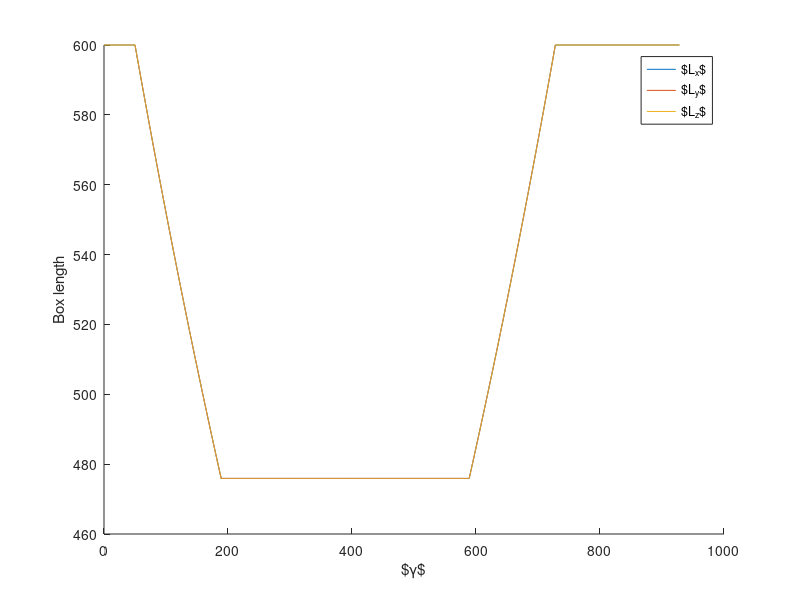
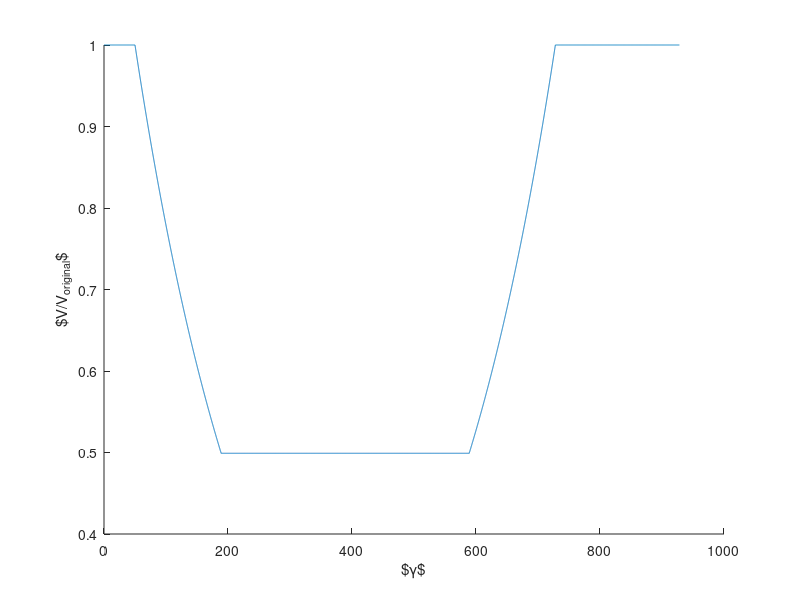

Write the MATLAB code that produced these figures, in order.
clc;
clear;
close all;

%% input from file
% initial box
sidex = 600;
sidey = 600;
sidez = 600; 
% max conc = a * init conc
a = 2;
% volume change by rate*100% in concentrating
rate = 0.0005; 
% write info
box_write=1000;
dt=0.0001;

%% calculate strain in each region
N = ceil(-log(a)/log(1-rate)*dt*box_write); % strain in concentrating or expanding
region1 = 50;           % low conc steady shear
region2 = region1+N;  % concentration
region3 = region2+400;  % high conc steady shear
region4 = region3+N;  % expand
region5 = region4+200;  % low conc steady shear
gammaTot = region5; 


%% allocate array based on needed strain to complete cycle
gamma = (0:dt*box_write:gammaTot)';
Lx = zeros(length(gamma),1);
Ly = zeros(length(gamma),1);
Lz = zeros(length(gamma),1);

n = 0; 
%% fill in box array
for s=1:length(gamma)+1
    % region 1
    if (s <= region1/(dt*box_write)+1)
        Lx(s) = sidex;
        Ly(s) = sidey;
        Lz(s) = sidez;
        n = 1; 
        continue;
    end
    % region 2
    if (s <= region2/(dt*box_write)+1)
        Lx(s) = sidex*(1-rate)^(n/3);
        Ly(s) = sidey*(1-rate)^(n/3);
        Lz(s) = sidez*(1-rate)^(n/3);
        n = n+1; 
        continue;
    end
    % region 3
    if (s <= region3/(dt*box_write)+1)
        Lx(s) = Lx(s-1);
        Ly(s) = Ly(s-1);
        Lz(s) = Lz(s-1);
        ind = s; 
        n = 1; 
        continue;
    end
    % region 4
    if (s <= region4/(dt*box_write)+1)
        Lx(s) = Lx(ind)*(1-rate)^(-n/3);
        Ly(s) = Ly(ind)*(1-rate)^(-n/3);
        Lz(s) = Lz(ind)*(1-rate)^(-n/3);
        n = n+1; 
        continue;
    end
    % region 5
    if (s <= region5/(dt*box_write)+1)
        Lx(s) = sidex;
        Ly(s) = sidey;
        Lz(s) = sidez;
        continue;
    end
end
V = Lx.*Ly.*Lz;

figure()
hold on
plot(gamma, Lx)
plot(gamma, Ly)
plot(gamma, Lz)
legend('$L_x$','$L_y$','$L_z$')
xlabel('$\gamma$')
ylabel('Box length')

figure()
hold on
plot(gamma, V/(sidex*sidey*sidez))
xlabel('$\gamma$')
ylabel('$V/V_{original}$')
% 
% gammaTot